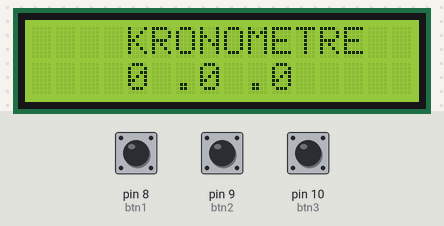
A sketch run on a simulated Arduino Uno, built with avr-gcc and run on an emulated ATmega328P. Shown: 16×2 character LCD. The test bench sets the inputs (shaded band); at power-on: pin 8 (btn1) HIGH, pin 9 (btn2) HIGH, pin 10 (btn3) HIGH.

Above: at 1.2 s.
1.3 s: pin 8 (btn1) pulled LOW for 0.15 s
At 1.47 s:
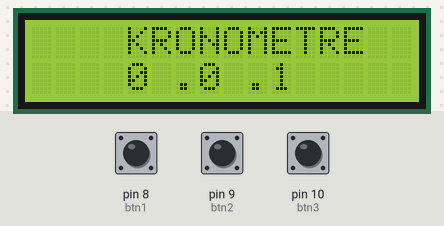
2.9 s: pin 9 (btn2) pulled LOW for 0.15 s
At 3.3 s:
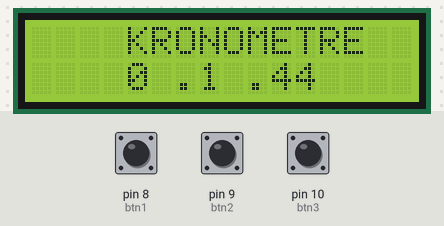
4.5 s: pin 8 (btn1) pulled LOW for 1 s
At 4.67 s:
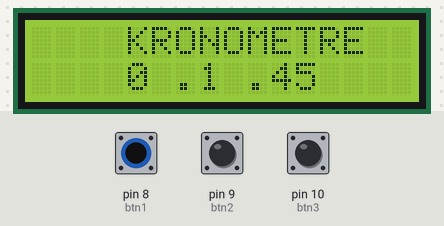
7.0 s: pin 9 (btn2) pulled LOW for 1 s
At 7.6 s:
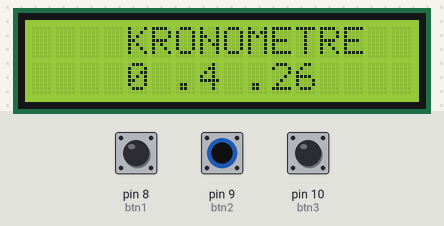
Timing chart, 0 to 10.0 s (numbered marks = the images above; inputs shaded):
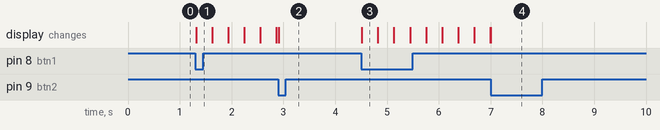

The sketch:

Kronometre_Lcd_Display.ino
```cpp
#include <LiquidCrystal.h>
const int rs = 12, en = 11, d4 = 5, d5 = 4, d6 = 3, d7 = 2;
LiquidCrystal lcd(rs, en, d4, d5, d6, d7);

int btn1=8;
int btn2=9;
int btn3=10;
int buton1,buton2,buton3;
int dk,dakika,sn,saniye,ml,milisaniye;
int a,b,c,d;
int dk1,sn1,ml1;


void setup() {
       lcd.begin(16, 2);
       lcd.setCursor(4,0);
       lcd.print("KRONOMETRE");
       lcd.setCursor(4,1);
       lcd.print("0");
       lcd.setCursor(7,1);
       lcd.print("0");
       lcd.setCursor(10,1);
       lcd.print("0");
       lcd.setCursor(6,1);
       lcd.print(".");
       lcd.setCursor(9,1);
       lcd.print(".");
       pinMode(btn1,INPUT);
       pinMode(btn2,INPUT);
       pinMode(btn3,INPUT);
}

void loop()
{
        buton1=digitalRead(btn1);
        buton2=digitalRead(btn2);
        buton3=digitalRead(btn3);
        enbas:
        if(buton1==LOW)
        {
          a=1;
          b=0; c=0; d=0;
          baslat();
        }


}


void baslat()
{
     enbas:
     buton1=digitalRead(btn1);
     if(buton1==LOW)
        {
          a=1;
          b=0; c=0; d=0;
        }

  while(a==1)
  {
//      if(buton3==LOW)
//        {
//
//          dakika=0;
//          saniye=0;
//          milisaniye=0;
//          lcd.setCursor(4,1);
//          lcd.print(dakika);
//          lcd.setCursor(7,1);
//          lcd.print(saniye);
//          lcd.setCursor(10,1);
//          lcd.print(milisaniye);
//          goto enbas; a=0;
//        }


        bas:
        lcd.setCursor(6,1);
        lcd.print(".");
        lcd.setCursor(9,1);
        lcd.print(".");
        dk1=dakika;
        sn1=saniye;
        ml1=milisaniye;
        buton1=digitalRead(btn1);
        if(buton1==LOW)
        {
          b=0; c=0; d=0;
        }


        if(b==0)
        {
        for(dk=dk1; dk<60; dk++)
        {
          dakika=dk;
          lcd.setCursor(4,1);
          lcd.print(dakika);
          if(b==1)
          {
            goto bas;
          }


          if(c==0)
          {
          for(sn=sn1; sn<60; sn++)
          {
            saniye=sn;
            lcd.setCursor(7,1);
            lcd.print(saniye);
            if(c==1)
            {
              goto bas;
            }

            if(d==0)
            {
            for(ml=ml1; ml<60; ml++)
            {
              milisaniye=ml;
              lcd.setCursor(10,1);
              lcd.print(milisaniye);
              delay(15);

                 if(d==1)
                 {
                  goto bas;
                 }
//                         buton3=digitalRead(btn3);
//        if(buton3==LOW)
//        {
//
//          dakika=0;
//          saniye=0;
//          milisaniye=0;
//          lcd.setCursor(4,1);
//          lcd.print(dakika);
//          lcd.setCursor(7,1);
//          lcd.print(saniye);
//          lcd.setCursor(10,1);
//          lcd.print(milisaniye);
//          goto enbas; a=0;
//        }
                 buton2=digitalRead(btn2);
                 if(buton2==LOW)
                 {
                  b=1;
                  c=1;
                  d=1;
                 }
            }
            ml1=0;
            }
          }
          }
        }
        }
  }
}
```

Measured:
- after the input at 1.3 s, the display: changes at once (image 1)
- after the input at 4.5 s, the display: changes at once (image 3)
